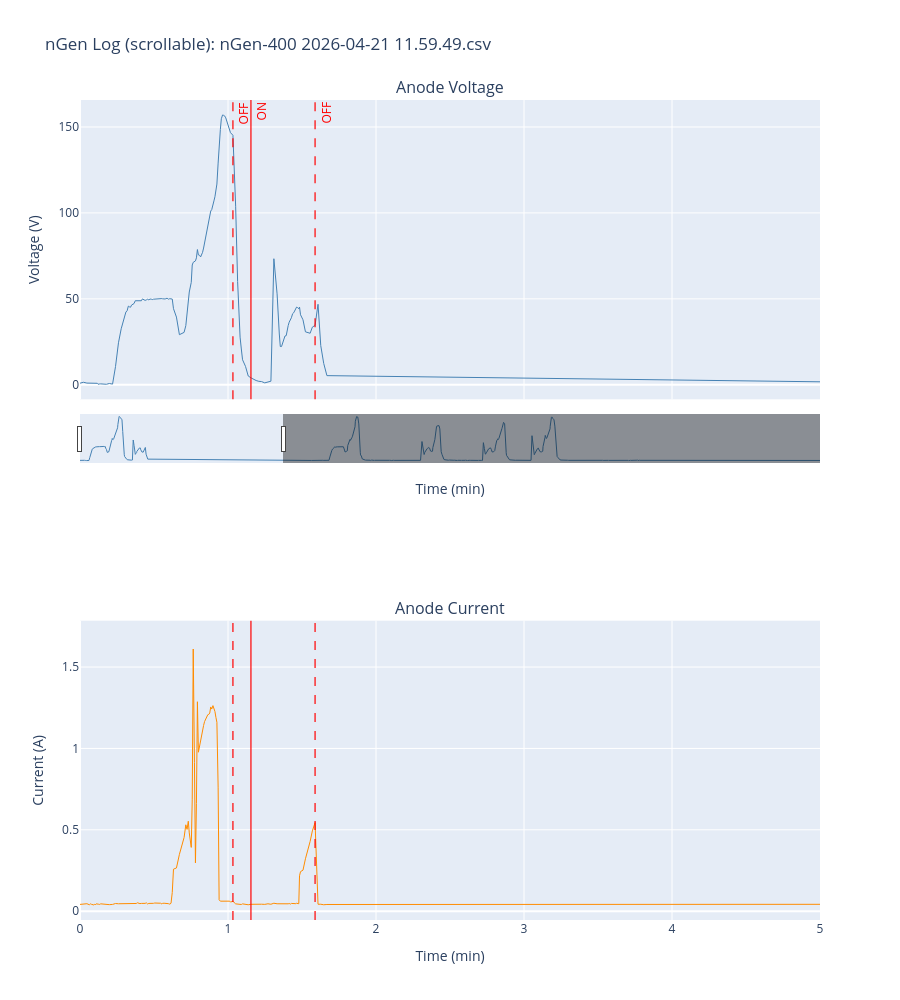

Source (notebook cell):
### Code cell
import plotly.graph_objects as go
from plotly.subplots import make_subplots

# Width of the visible window in minutes — adjust to zoom in/out
window_min = 5

fig = make_subplots(
    rows=2, cols=1,
    shared_xaxes=True,
    subplot_titles=('Anode Voltage', 'Anode Current'),
    vertical_spacing=0.27
)

fig.add_trace(
    go.Scatter(x=df['Time (min)'], y=df['Anode Voltage'],
               mode='lines', name='Anode Voltage',
               line=dict(color='steelblue', width=1)),
    row=1, col=1
)
fig.add_trace(
    go.Scatter(x=df['Time (min)'], y=df['Anode Current'],
               mode='lines', name='Anode Current',
               line=dict(color='darkorange', width=1)),
    row=2, col=1
)

_plotly_dash = {'solid': 'solid', 'dashed': 'dash'}

active_events = [ev for ev in events if event_checkboxes[ev['key']].value]

for ev in active_events:
    pd_dash = _plotly_dash[ev['dash']]
    line_style = dict(color=ev['color'], width=ev['lw'], dash=pd_dash)
    # Top subplot line + label
    fig.add_shape(type='line', x0=ev['time_min'], x1=ev['time_min'], y0=0, y1=1,
                  xref='x', yref='y domain',
                  line=line_style, row=1, col=1)
    fig.add_annotation(x=ev['time_min'], y=1, xref='x', yref='y domain',
                       text=ev['label'], showarrow=False,
                       font=dict(color=ev['color'], size=12),
                       xanchor='left', yanchor='top',
                       textangle=-90, row=1, col=1)
    # Bottom subplot line only
    fig.add_shape(type='line', x0=ev['time_min'], x1=ev['time_min'], y0=0, y1=1,
                  xref='x2', yref='y2 domain',
                  line=line_style, row=2, col=1)

t_min = df['Time (min)'].min()

fig.update_layout(
    title=f'nGen Log (scrollable): {os.path.basename(file_dropdown.value)}',
    height=1000,
    xaxis=dict(
        range=[t_min, t_min + window_min],
        rangeslider=dict(visible=True, thickness=0.06),
        title='Time (min)'
    ),
    xaxis2=dict(
        range=[t_min, t_min + window_min],
        title='Time (min)'
    ),
    yaxis=dict(title='Voltage (V)'),
    yaxis2=dict(title='Current (A)'),
    showlegend=False
)

fig.show()

### Figure 1 — Plotly figure (JSON) as saved in the notebook; plotly's stock layout.template omitted (floating-point values rounded to 4 significant figures; data arrays with more than 128 entries replaced by an {"elided": "..."} marker saying what was removed)
{"data": [{"line": {"color": "steelblue", "width": 1}, "mode": "lines", "name": "Anode Voltage", "type": "scatter", "x": {"elided": "1502 float values"}, "xaxis": "x", "y": {"elided": "1502 float values"}, "yaxis": "y"}, {"line": {"color": "darkorange", "width": 1}, "mode": "lines", "name": "Anode Current", "type": "scatter", "x": {"elided": "1502 float values"}, "xaxis": "x2", "y": {"elided": "1502 float values"}, "yaxis": "y2"}], "layout": {"annotations": [{"font": {"size": 16}, "showarrow": false, "text": "Anode Voltage", "x": 0.5, "xanchor": "center", "xref": "paper", "y": 1, "yanchor": "bottom", "yref": "paper"}, {"font": {"size": 16}, "showarrow": false, "text": "Anode Current", "x": 0.5, "xanchor": "center", "xref": "paper", "y": 0.365, "yanchor": "bottom", "yref": "paper"}, {"font": {"color": "red", "size": 12}, "showarrow": false, "text": "OFF", "textangle": -90, "x": 1.033, "xanchor": "left", "xref": "x", "y": 1, "yanchor": "top", "yref": "y domain"}, {"font": {"color": "red", "size": 12}, "showarrow": false, "text": "ON", "textangle": -90, "x": 1.155, "xanchor": "left", "xref": "x", "y": 1, "yanchor": "top", "yref": "y domain"}, {"font": {"color": "red", "size": 12}, "showarrow": false, "text": "OFF", "textangle": -90, "x": 1.588, "xanchor": "left", "xref": "x", "y": 1, "yanchor": "top", "yref": "y domain"}, {"font": {"color": "blue", "size": 12}, "showarrow": false, "text": "P = 1.523", "textangle": -90, "x": 5.695, "xanchor": "left", "xref": "x", "y": 1, "yanchor": "top", "yref": "y domain"}, {"font": {"color": "red", "size": 12}, "showarrow": false, "text": "OFF", "textangle": -90, "x": 8.858, "xanchor": "left", "xref": "x", "y": 1, "yanchor": "top", "yref": "y domain"}, {"font": {"color": "red", "size": 12}, "showarrow": false, "text": "ON", "textangle": -90, "x": 8.96, "xanchor": "left", "xref": "x", "y": 1, "yanchor": "top", "yref": "y domain"}, {"font": {"color": "blue", "size": 12}, "showarrow": false, "text": "P = 1.522", "textangle": -90, "x": 9.488, "xanchor": "left", "xref": "x", "y": 1, "yanchor": "top", "yref": "y domain"}, {"font": {"color": "red", "size": 12}, "showarrow": false, "text": "OFF", "textangle": -90, "x": 11.67, "xanchor": "left", "xref": "x", "y": 1, "yanchor": "top", "yref": "y domain"}, {"font": {"color": "red", "size": 12}, "showarrow": false, "text": "ON", "textangle": -90, "x": 11.81, "xanchor": "left", "xref": "x", "y": 1, "yanchor": "top", "yref": "y domain"}], "height": 1000, "shapes": [{"line": {"color": "red", "dash": "dash", "width": 1.2}, "type": "line", "x0": 1.033, "x1": 1.033, "xref": "x", "y0": 0, "y1": 1, "yref": "y domain"}, {"line": {"color": "red", "dash": "dash", "width": 1.2}, "type": "line", "x0": 1.033, "x1": 1.033, "xref": "x2", "y0": 0, "y1": 1, "yref": "y2 domain"}, {"line": {"color": "red", "dash": "solid", "width": 1.2}, "type": "line", "x0": 1.155, "x1": 1.155, "xref": "x", "y0": 0, "y1": 1, "yref": "y domain"}, {"line": {"color": "red", "dash": "solid", "width": 1.2}, "type": "line", "x0": 1.155, "x1": 1.155, "xref": "x2", "y0": 0, "y1": 1, "yref": "y2 domain"}, {"line": {"color": "red", "dash": "dash", "width": 1.2}, "type": "line", "x0": 1.588, "x1": 1.588, "xref": "x", "y0": 0, "y1": 1, "yref": "y domain"}, {"line": {"color": "red", "dash": "dash", "width": 1.2}, "type": "line", "x0": 1.588, "x1": 1.588, "xref": "x2", "y0": 0, "y1": 1, "yref": "y2 domain"}, {"line": {"color": "blue", "dash": "solid", "width": 0.8}, "type": "line", "x0": 5.695, "x1": 5.695, "xref": "x", "y0": 0, "y1": 1, "yref": "y domain"}, {"line": {"color": "blue", "dash": "solid", "width": 0.8}, "type": "line", "x0": 5.695, "x1": 5.695, "xref": "x2", "y0": 0, "y1": 1, "yref": "y2 domain"}, {"line": {"color": "red", "dash": "dash", "width": 1.2}, "type": "line", "x0": 8.858, "x1": 8.858, "xref": "x", "y0": 0, "y1": 1, "yref": "y domain"}, {"line": {"color": "red", "dash": "dash", "width": 1.2}, "type": "line", "x0": 8.858, "x1": 8.858, "xref": "x2", "y0": 0, "y1": 1, "yref": "y2 domain"}, {"line": {"color": "red", "dash": "solid", "width": 1.2}, "type": "line", "x0": 8.96, "x1": 8.96, "xref": "x", "y0": 0, "y1": 1, "yref": "y domain"}, {"line": {"color": "red", "dash": "solid", "width": 1.2}, "type": "line", "x0": 8.96, "x1": 8.96, "xref": "x2", "y0": 0, "y1": 1, "yref": "y2 domain"}, {"line": {"color": "blue", "dash": "solid", "width": 0.8}, "type": "line", "x0": 9.488, "x1": 9.488, "xref": "x", "y0": 0, "y1": 1, "yref": "y domain"}, {"line": {"color": "blue", "dash": "solid", "width": 0.8}, "type": "line", "x0": 9.488, "x1": 9.488, "xref": "x2", "y0": 0, "y1": 1, "yref": "y2 domain"}, {"line": {"color": "red", "dash": "dash", "width": 1.2}, "type": "line", "x0": 11.67, "x1": 11.67, "xref": "x", "y0": 0, "y1": 1, "yref": "y domain"}, {"line": {"color": "red", "dash": "dash", "width": 1.2}, "type": "line", "x0": 11.67, "x1": 11.67, "xref": "x2", "y0": 0, "y1": 1, "yref": "y2 domain"}, {"line": {"color": "red", "dash": "solid", "width": 1.2}, "type": "line", "x0": 11.81, "x1": 11.81, "xref": "x", "y0": 0, "y1": 1, "yref": "y domain"}, {"line": {"color": "red", "dash": "solid", "width": 1.2}, "type": "line", "x0": 11.81, "x1": 11.81, "xref": "x2", "y0": 0, "y1": 1, "yref": "y2 domain"}], "showlegend": false, "title": {"text": "nGen Log (scrollable): nGen-400 2026-04-21 11.59.49.csv"}, "xaxis": {"anchor": "y", "domain": [0, 1], "matches": "x2", "range": [0, 5], "rangeslider": {"thickness": 0.06, "visible": true}, "showticklabels": false, "title": {"text": "Time (min)"}}, "xaxis2": {"anchor": "y2", "domain": [0, 1], "range": [0, 5], "title": {"text": "Time (min)"}}, "yaxis": {"anchor": "x", "domain": [0.635, 1], "title": {"text": "Voltage (V)"}}, "yaxis2": {"anchor": "x2", "domain": [0, 0.365], "title": {"text": "Current (A)"}}}}
